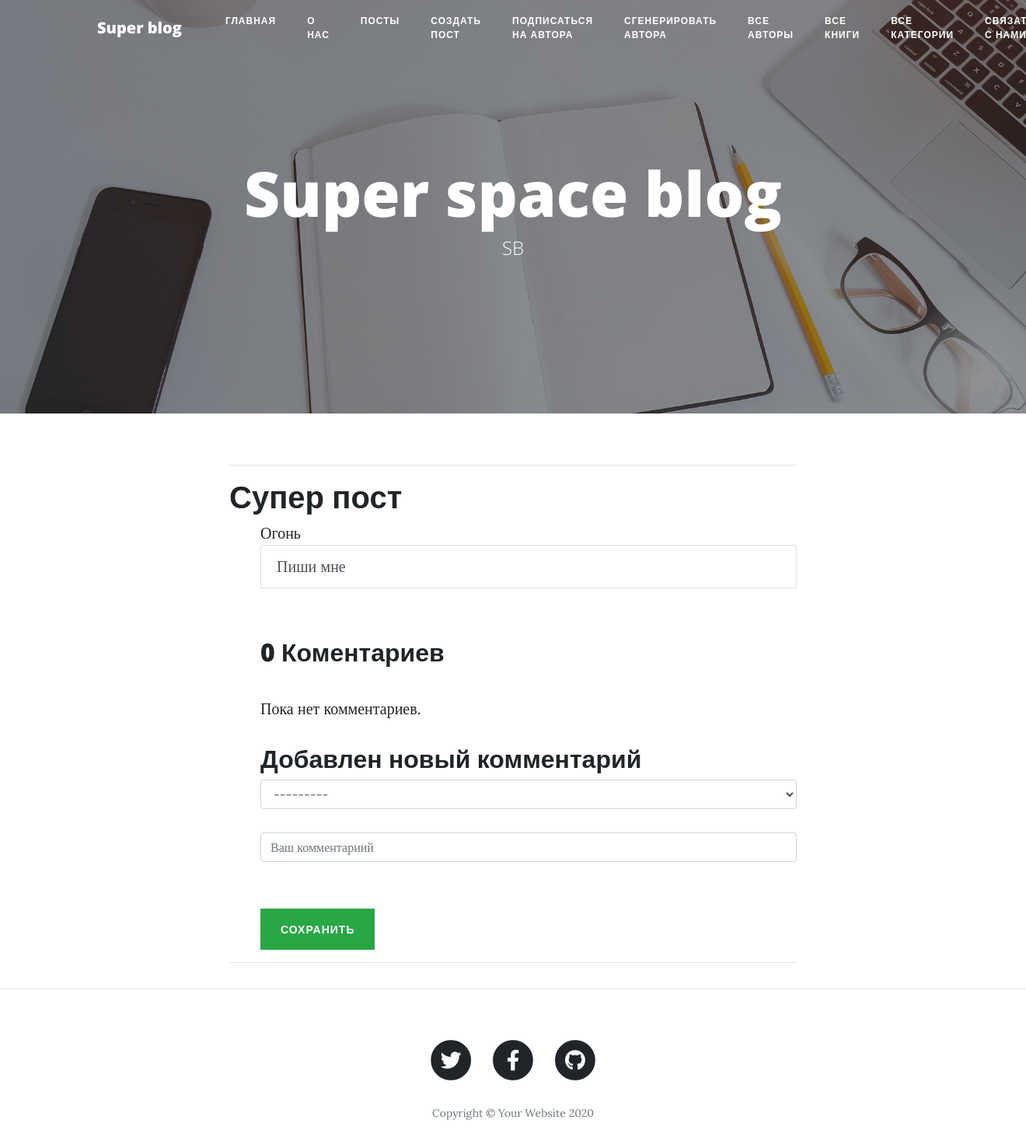
Page /posts/1/ on the earlier database version.
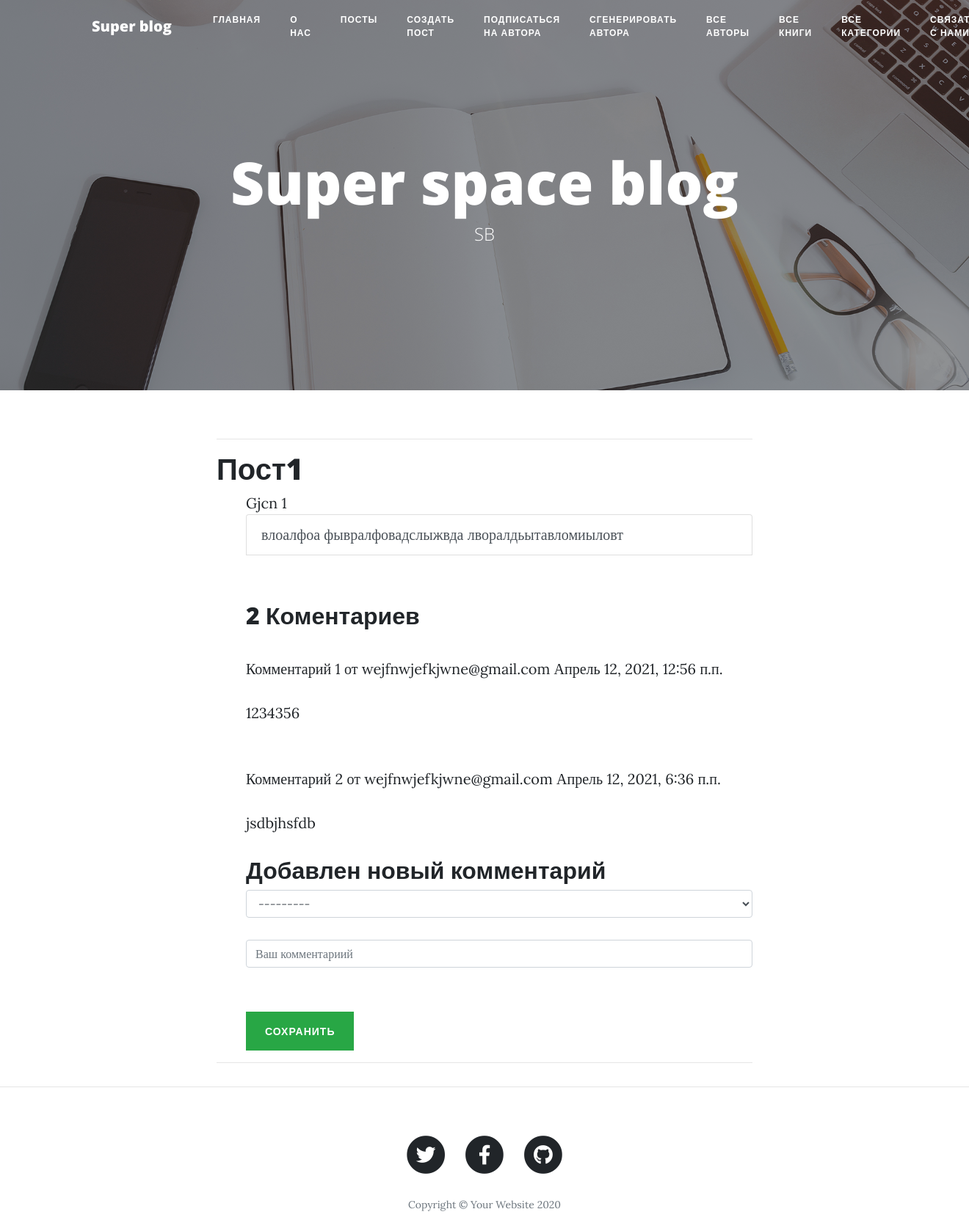
Same page on the later database version.
### main/models.py (models this page shows, shortened)
class Post(models.Model):
    class Meta:
        db_table = "tb_posts"
        verbose_name = "Пост"
        verbose_name_plural = "Посты"
    """Setup title, description, content and dates of posts."""
    title = models.CharField("Заголовок поста", max_length=70)
    description = models.TextField("Описание поста", max_length=90)
    content = models.TextField("Контент поста")
    created = models.DateTimeField(auto_now_add=True)
    updated = models.DateTimeField(default=now)

class Comments(models.Model):
    class Meta:
        db_table = "tb_comments"
        ordering = ("created",)
    post = models.ForeignKey("Post", related_name="comments", on_delete=models.CASCADE)
    body = models.TextField("Комментариий")
    subs_id = models.ForeignKey("Subscriber", on_delete=models.CASCADE)
    created = models.DateTimeField(auto_now_add=True)
    updated = models.DateTimeField(default=now)
    activate = models.BooleanField(default=True)

class Subscriber(models.Model):
    class Meta:
        unique_together = ['email_to', 'author_id']
        db_table = "tb_subscribers"
        verbose_name_plural = "Подписчики"
        verbose_name = "Подписчик"
    email_to = models.EmailField("Почта подписчика", max_length=80)
    author_id = models.ForeignKey("Author", on_delete=models.CASCADE)
    """Setup name and email fields types and lengths."""
    def __str__(self):
        return self.email_to

### main/views.py (the view)
# urls.py: path('posts/<int:post_id>/', views.post_show, name='post_show'),
def post_show(request, post_id):
    pst = post_find(post_id)
    comment_form, comments = comment_method(pst, request)
    return render(request, "main/post_show.html",
                  {"title": pst.title, "pst": pst, "comments": comments, "comment_form": comment_form})

### main/forms.py
class CommentsForm(ModelForm):
    class Meta:
        model = Comments
        fields = ['body', 'subs_id']
        widgets = {
            "body": TextInput(attrs={
                "class": "form-control",
                "placeholder": "Ваш комментариий"
            }
            ),
            "subs_id": Select(attrs={
                "class": "form-control",
                "placeholder": "подписчика ID"
            }),
        }

### main/services/post_service.py (called while the page is built)
def post_find(post_id: int) -> Post:
    return Post.objects.get(id=post_id)

def comment_method(post, request):
    comments = post.comments.filter(activate=True)
    if request.method == 'POST':
        comment_form = CommentsForm(data=request.POST)
        if comment_form.is_valid():
            new_comment = comment_form.save(commit=False)
            new_comment.post = post
            new_comment.save()
    else:
        comment_form = CommentsForm()
    return comment_form, comments

### main/templates/main/post_show.html (shortened to what this page needs)
{% extends "main/base.html" %}
{% block  content %}
    {% load static %}
        <h1>{{ title }}</h1>
        <div class="payload">
            <ul>
                <span class="grey summary">{{ pst.description }}</span>
                    <div class="list-group">
                          <a href="{%  url "post_update" post_id=pst.id %}" class="list-group-item list-group-item-action flex-column align-items-start">
                            {{ pst.content }}</a>
                              {% with comments.count as total_comments %}
                                  <br>
                                    <h2>
                                        {{ total_comments }} Коментариев
                                    </h2>
                              {% endwith %}
                              {% for comment in comments %}
                                <div class="comment">
                                    <p class="info">
                                        Комментарий {{ forloop.counter }} от {{ comment.subs_id }}
                                        {{ comment.created }}
                                    </p>
                                    {{ comment.body|linebreaks }}
                                </div>
                              {% empty %}
                                <p>Пока нет комментариев.</p>
                              {% endfor %}
                              {% if new_comment %}
                                <h2>Твой комментарий был добавлен.</h2>
                              {% else %}
                                <h2>Добавлен новый комментарий</h2>
                                <form method="POST">
                                    {{comment_form.subs_id}}
                                    <br>
                                    {{ comment_form.body  }}
                                    <br><br>
                                    <button class="btn btn-success">Сохранить</button>
                                </form>
                              {% endif %}
                    </div>
            </ul>
        </div>
{% endblock %}

Differences in the rows shown:
changed Post: title "Супер пост" → "Пост1"; description "Огонь" → "Gjcn 1"; content "Пиши мне" → "влоалфоа фывралфовадслыжвда лворалдьытавломиыловт"
added Comments: subs_id "wejfnwjefkjwne@gmail.com", created "Апрель 12, 2021, 12:56 п.п.", body "1234356"
added Comments: subs_id "wejfnwjefkjwne@gmail.com", created "Апрель 12, 2021, 6:36 п.п.", body "jsdbjhsfdb"
Other differences:
{{ total_comments }}: "0" → "2"
text no longer shown: "Пока нет комментариев."
